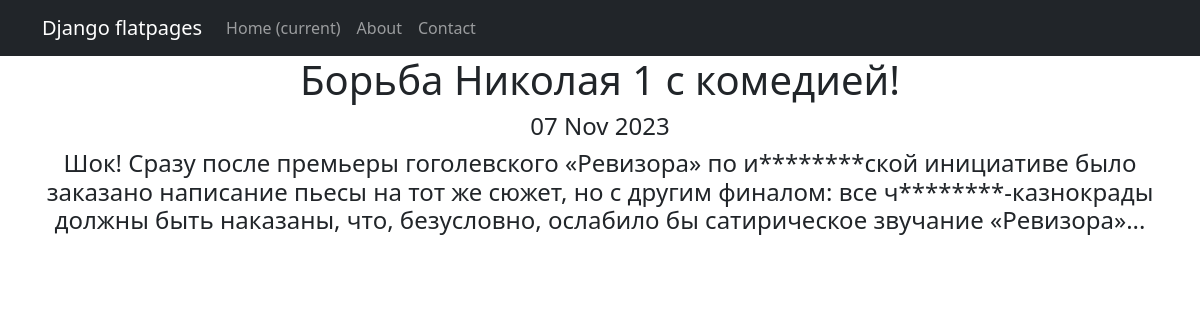
The page /news/2 on the database its author committed.
### news/models.py (models this page shows, shortened)
class Post (models.Model):
    news = 'NE'
    article = 'AR'
    Positions = [
        (news, 'Новости'),
        (article, 'Публикации')
    ]
    head = models.CharField(max_length=200)
    text = models.TextField()
    position = models.CharField(
        max_length=2,
        choices=Positions,
        default=news)
    timing_post = models.DateTimeField(auto_now_add=True)
    author = models.ForeignKey(Author, on_delete=models.CASCADE, related_name='posts')
    post_category = models.ManyToManyField(Category, through='PostCategory')
    rating = models.IntegerField(default=0)

### news/views.py (the view)
# urls.py: path('<int:pk>', PostDetail.as_view(), name='post_detail'),
class PostDetail(DetailView):
    model = Post
    template_name = 'new.html'
    context_object_name = 'new'

### news/templatetags/custom_filters.py (called while the page is built)
@register.filter()
def censor(word):
   if isinstance(word, str):
      for i in cens:
         word = word.replace(i[1:], '*' * len(i[1:]))
   else:
      raise ValueError(
         'custom_filters -> censor -> A string is expected, but a different data type has been entered')
   return word

### templates/new.html (shortened to what this page needs)
{% extends 'flatpages/default.html' %}
{% load custom_filters %}
{% block content %}
<h1>{{ new.head|censor }}</h1>
<h4>{{ new.timing_post|date:'d M Y' }}</h4>
<h4>{{ new.text|censor }}</h4>
{% endblock content %}

### rows shown on the page
Post: head|censor "Борьба Николая 1 с комедией!", timing_post "07 Nov 2023", text|censor "Шок! Сразу после премьеры гоголевского «Ревизора» по и********ской инициативе было заказано написание пьесы на тот же сюжет, но с другим финалом: все ч********-казнокрады должны быть наказаны, что, безусловно, ослабило бы сатирическое звучание «Ревизора»..."
